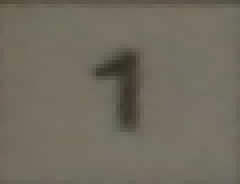
#> input picture img/numbers/1/1-1.png, 60 x 46 px, found by its file name (shown 4 times larger); its folder holds 4 pictures in this run
$ python preprocess_img.py
#> lines starting #> are read from the running program, lines starting #| are printed output that depends on the picture; after the words box and inside, x2 and y2 are one past the last pixel; in counts of white or black regions, pixels touching at a corner belong together
import cv2
import numpy as np
import os

# img_size = 50
img_size = -1
pixel_threshold_value = 70
max_line_thickness = 3
line_probability = 0.05
# line_probability = -1
p_salt_and_pepper = 0.005


base_path = "./img/datasets/combined/training-set/"
# base_path = "./img/datasets/combined/validation-set/"


def sp_noise(image,prob):
    '''
    Add salt and pepper noise to image
    prob: Probability of the noise
    '''
    output = np.zeros(image.shape,np.uint8)
    thres = 1 - prob
    for i in range(image.shape[0]):
        for j in range(image.shape[1]):
            rdn = np.random.random()
            if rdn < prob:
                output[i][j] = 0
            elif rdn > thres:
                output[i][j] = 255
            else:
                output[i][j] = image[i][j]
    return output

def pre_prcess_num():
    folders = ["1", "2", "3", "4", "5", "6", "7", "8", "9", "blank"]
    for i in folders:
        num_path = base_path + i + "/"
        for path in os.listdir(num_path):
            img_path = num_path + path
            img = cv2.imread(img_path)
#> img is the input picture: shape (46, 60, 3); mean B, G, R 93, 107.7, 112.5

            # Reshape
            if img_size > 0:
                img = cv2.resize(img, (img_size, img_size))
                # cv2.imshow("Resized", img)
                # cv2.waitKey(0)

            # Change all black to black and all white to white
            if pixel_threshold_value > -1:
                img[np.any(img[:,:] < np.array([pixel_threshold_value,pixel_threshold_value,pixel_threshold_value]), axis=2)] = 0
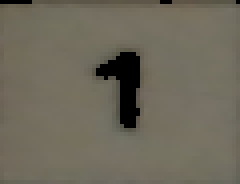
#> img: shape (46, 60, 3) (shown 4 times larger); 4.35% of pixels changed, all inside (x1, y1, x2, y2) = (0, 0, 60, 32)
                img[np.any(img[:,:] > np.array([pixel_threshold_value,pixel_threshold_value,pixel_threshold_value]), axis=2)] = 255
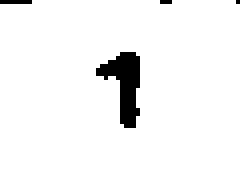
#> img: shape (46, 60, 3) (shown 4 times larger); 95.7% white; 4 black regions (3 under 20 px), largest, box (x1, y1, x2, y2) and area: (24, 13, 35, 32) 108
                # cv2.imshow("white and black", img)
                # cv2.waitKey(0)

            # Add lines
            if np.random.random() < line_probability: #v0
                x0 = np.random.randint(-10,10)
                y0 = np.random.randint(-10,10)
                x1 = np.random.randint(-10,10) + img_size
                y1 = np.random.randint(-10,10)
                thickness = np.random.randint(1,max_line_thickness+1)
                img = cv2.line(img, (x0, y0), (x1, y1), (0,0,0), thickness, cv2.LINE_AA)
                # cv2.imshow("v0", img)
                # cv2.waitKey(0)

            if np.random.random() < line_probability: #v1
                x0 = np.random.randint(-10,10) + img_size
                y0 = np.random.randint(-10,10) + img_size
                x1 = np.random.randint(-10,10) + img_size
                y1 = np.random.randint(-10,10)
                thickness = np.random.randint(1,max_line_thickness+1)
                img = cv2.line(img, (x0, y0), (x1, y1), (0,0,0), thickness, cv2.LINE_AA)
                # cv2.imshow("v1", img)
                # cv2.waitKey(0)

            if np.random.random() < line_probability: #h0
                x0 = np.random.randint(-10,10)
                y0 = np.random.randint(-10,10) + img_size
                x1 = np.random.randint(-10,10)
                y1 = np.random.randint(-10,10)
                thickness = np.random.randint(1,max_line_thickness+1)
                img = cv2.line(img, (x0, y0), (x1, y1), (0,0,0), thickness, cv2.LINE_AA)
                # cv2.imshow("h0", img)
                # cv2.waitKey(0)

            if np.random.random() < line_probability: #h1
                x0 = np.random.randint(-10,10) + img_size
                y0 = np.random.randint(-10,10) + img_size
                x1 = np.random.randint(-10,10) + img_size
                y1 = np.random.randint(-10,10)
                thickness = np.random.randint(1,max_line_thickness+1)
                img = cv2.line(img, (x0, y0), (x1, y1), (0,0,0), thickness, cv2.LINE_AA)
                # cv2.imshow("h1", img)
                # cv2.waitKey(0)


            # Add salt and pepper noise
            img = sp_noise(img, p_salt_and_pepper)
#> after the loop in sp_noise, `for i in range(image.shape[0]):`:
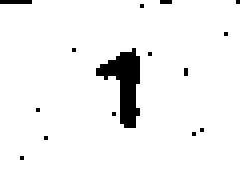
#> output: shape (46, 60, 3) (shown 4 times larger); 95.2% white; 15 black regions (14 under 20 px), largest, box (x1, y1, x2, y2) and area: (24, 12, 35, 32) 108
            # [6 lines of commented-out code are left out]
            cv2.imwrite(img_path, img)

        print(f"Done with {num_path}")


#> (the run stopped early here; a loop or call above may not have finished)
